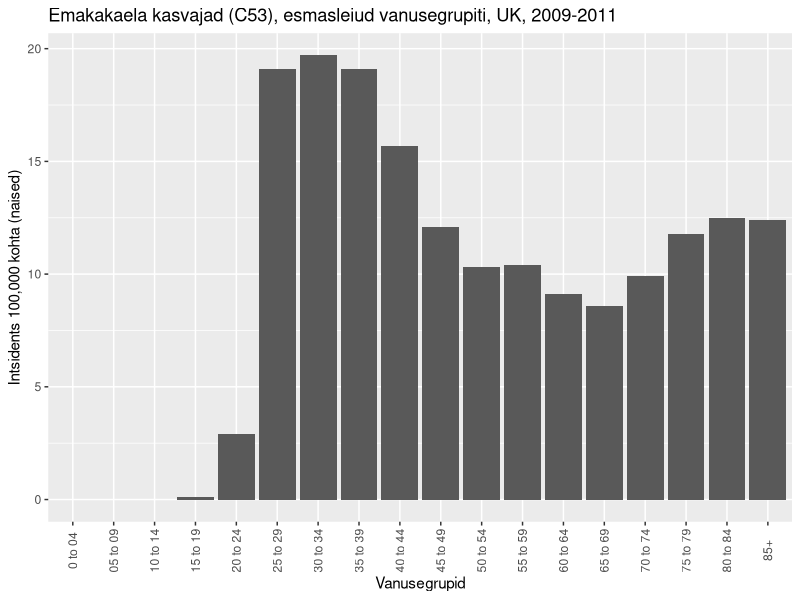

Here is the R script that generated this plot:
## ---- chunk 1
library(ggplot2)
library(ggthemes)
cc <- read.csv("data/cervicalcancer.csv")
ggplot(cc, aes(x = Age.Range, y = Female.Rates)) + 
  geom_bar(stat = 'identity') +
  ylab("Intsidents 100,000 kohta (naised)") + 
  xlab("Vanusegrupid") +
  ggtitle("Emakakaela kasvajad (C53), esmasleiud vanusegrupiti, UK, 2009-2011") + 
  theme(axis.text.x  = element_text(angle = 90, vjust = 0.5))
